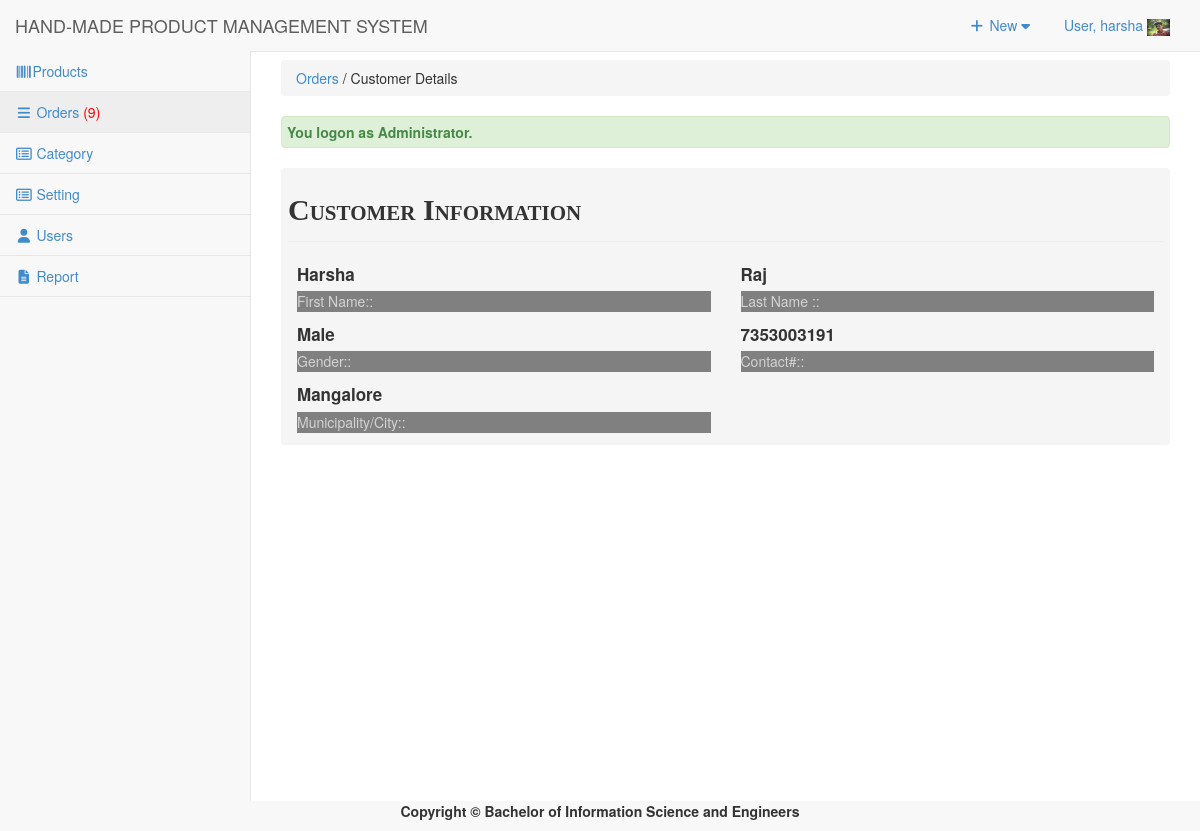
Screenshot of /admin/orders/index.php?view=customerdetails&customerid=12 (signed in) with the database file from the repository.
### tables this page shows
CREATE TABLE `tbluseraccount` (
  `USERID` int(11) NOT NULL,
  `U_NAME` varchar(122) NOT NULL,
  `U_USERNAME` varchar(122) NOT NULL,
  `U_PASS` varchar(122) NOT NULL,
  `U_ROLE` varchar(30) NOT NULL,
  `USERIMAGE` varchar(255) NOT NULL
);

CREATE TABLE `tblcustomer` (
  `CUSTOMERID` int(11) NOT NULL,
  `FNAME` varchar(30) NOT NULL,
  `LNAME` varchar(30) NOT NULL,
  `MNAME` varchar(30) NOT NULL,
  `CUSHOMENUM` varchar(90) NOT NULL,
  `STREETADD` text NOT NULL,
  `BRGYADD` text NOT NULL,
  `CITYADD` text NOT NULL,
  `PROVINCE` varchar(80) NOT NULL,
  `COUNTRY` varchar(30) NOT NULL,
  `DBIRTH` date NOT NULL,
  `GENDER` varchar(10) NOT NULL,
  `PHONE` varchar(20) NOT NULL,
  `EMAILADD` varchar(40) NOT NULL,
  `ZIPCODE` int(6) NOT NULL,
  `CUSUNAME` varchar(20) NOT NULL,
  `CUSPASS` varchar(90) NOT NULL,
  `CUSPHOTO` varchar(255) NOT NULL,
  `TERMS` tinyint(4) NOT NULL,
  `DATEJOIN` date NOT NULL
);

### admin/orders/index.php (called while the page is built, shortened)
<?php
require_once("../../include/initialize.php");
$view = (isset($_GET['view']) && $_GET['view'] != '') ? $_GET['view'] : '';
 $title="Orders";
 $header=$view;
switch ($view) {
	case 'customerdetails' :
	 	$header = "Customer Details";
		break;
}
require_once ("../theme/templates.php");
?>

### include/database.php (called while the page is built, shortened)
<?php
class Database {
	var $sql_string = '';
	private $conn;
	public function open_connection() {
		$this->conn = mysqli_connect(server,user,pass);
		if(!$this->conn){
			echo "Problem in database connection! Contact administrator!";
			exit();
		}else{
			$db_select = mysqli_select_db($this->conn,database_name);
		}
	}
	function setQuery($sql='') {
		$this->sql_string=$sql;
	}
	function executeQuery() {
		$result = mysqli_query($this->conn,$this->sql_string);
		return $result;
	}
	private function confirm_query($result) {
		return $result;
	}
	function loadSingleResult() {
		$cur = $this->executeQuery();
		while ($row = mysqli_fetch_object($cur)) {
		return $data = $row;
		}
	}
	public function num_rows($result_set) {
		return mysqli_num_rows($result_set);
	}
}
$mydb = new Database();
?>

### include/accounts.php (called while the page is built, shortened)
<?php
require_once(LIB_PATH.DS.'database.php');
class User {
	protected static  $tblname = "tbluseraccount";
	function single_user($id=""){
			global $mydb;
			$mydb->setQuery("SELECT * FROM ".self::$tblname."
				Where USERID= '{$id}' LIMIT 1");
			$cur = $mydb->loadSingleResult();
			return $cur;
	}
}
?>

### include/customers.php (called while the page is built, shortened)
<?php
require_once(LIB_PATH.DS.'database.php');
class Customer {
	protected static  $tblname = "tblcustomer";
	function single_customer($id=""){
			global $mydb;
			$mydb->setQuery("SELECT * FROM ".self::$tblname."
				Where CUSTOMERID= {$id} LIMIT 1");
			$cur = $mydb->loadSingleResult();
			return $cur;
	}
}
?>

### admin/orders/customerdetail.php (the view, shortened to what this page needs)
 <?php
  $customer = New customer;
  $res = $customer->single_customer($_GET['customerid']);
  ?>
<div class="col-md-12 Cus-info">
<div class="header">Customer Information</div>
  <div class="row">
    <div class="col-md-12">
        <div class="col-md-6">
            <label><?php echo $res->FNAME; ?></label>
             <p>First Name::</p>
        </div>
        <div class="col-md-6">
               <label><?php echo $res->LNAME; ?> </label>
              <p>Last Name ::</p>
        </div>
    </div>
    <div class="col-md-12">
        <div class="col-md-6">
          <label><?php echo $res->GENDER; ?></label>
            <p>Gender::</p>
        </div>
        <div class="col-md-6">
          <label><?php echo $res->PHONE; ?></label>
           <p>Contact#::</p>
        </div>
    </div>
     <div class="col-md-12">
        <div class="col-md-6">
           <label><?php echo $res->CITYADD; ?></label>
               <p>Municipality/City::</p>
        </div>
    </div>
  </div>
</div>

### admin/theme/templates.php (shortened to what this page needs)
<!DOCTYPE html>
<html lang="en">
<head>
<link href="<?php echo web_root; ?>admin/css/bootstrap.min.css" rel="stylesheet">
<link href="<?php echo web_root; ?>admin/css/metisMenu.min.css" rel="stylesheet">
<link href="<?php echo web_root; ?>admin/css/timeline.css" rel="stylesheet">
<link href="<?php echo web_root; ?>admin/css/sb-admin-2.css" rel="stylesheet">
<link href="<?php echo web_root; ?>admin/font/css/font-awesome.min.css" rel="stylesheet" type="text/css">
<link href="<?php echo web_root; ?>admin/font/font-awesome.min.css" rel="stylesheet" type="text/css">
<link href="<?php echo web_root; ?>admin/css/dataTables.bootstrap.css" rel="stylesheet">
<link href="<?php echo web_root; ?>css/bootstrap-datetimepicker.min.css" rel="stylesheet" media="screen">
<link href="<?php echo web_root; ?>css/datepicker.css" rel="stylesheet" media="screen">
<link href="<?php echo web_root; ?>admin/css/costum.css" rel="stylesheet">
<link href="<?php echo web_root; ?>admin/css/ekko-lightbox.css" rel="stylesheet">
</head>
  <?php
    $query = "SELECT * FROM tblsummary WHERE ORDEREDSTATS = 'Pending'";
    $mydb->setQuery($query);
    $cur = $mydb->executeQuery();
    $rowscount = $mydb->num_rows($cur);
    $res = isset($rowscount)? $rowscount : 0;
    if($res>0){
    $order = '<span style="color:red;">('.$res.')</span>';
    }else{
        $order = '<span> ('.$res.')</span>';
    }
?>
<body>
   <div id="wrapper">
        <nav class="navbar navbar-default navbar-static-top  " role="navigation" style="margin-bottom: 0">
            <div class="navbar-header">
                 <a class="navbar-brand"  href="<?php echo web_root; ?>admin/index.php" >HAND-MADE PRODUCT MANAGEMENT SYSTEM</a>
            </div>
            <ul class="nav navbar-top-links navbar-right">
                 <li class="dropdown">
                    <a class="dropdown-toggle" data-toggle="dropdown" href="#">
                        <i class="fa fa-plus fa-fw"></i> New  <i class="fa fa-caret-down"></i>
                    </a>
                </li>
<?php
 $user = New User();
$singleuser = $user->single_user($_SESSION['USERID']);
?>
                <li class="dropdown">
                    <a class="dropdown-toggle" data-toggle="dropdown" href="#">
                        User, <?php echo $_SESSION['U_NAME']; ?> <img title="profile image" width="23px" height="17px" src="<?php echo web_root.'admin/user/'.$singleuser ->USERIMAGE ?>">
                    </a>
                </li>
            </ul>
            <div class="navbar-default sidebar" role="navigation">
                <div class="sidebar-nav navbar-collapse">
                    <ul class="nav" id="side-menu">
                        <li>
                             <a href="<?php echo web_root; ?>admin/products/index.php"><i class="fa fa-barcode fa-fw"></i>Products </a>
                        </li>
                        <li>
                             <a href="<?php echo web_root; ?>admin/orders/index.php" ><i class="fa fa-reorder fa-fw"></i>  Orders <?php echo $order; ?></a>
                  </li>
                         <li>
                             <a href="<?php echo web_root; ?>admin/category/index.php" ><i class="fa fa-list-alt fa-fw"></i>  Category </a>
                        </li>
                        <?php if ($_SESSION['U_ROLE']=='Administrator') {
                        ?>
                         <li>
                             <a href="<?php echo web_root; ?>admin/settings/index.php" ><i class="fa fa-list-alt fa-fw"></i>  Setting </a>
                        </li>
                          <li>
                            <a href="<?php echo web_root; ?>admin/user/index.php" ><i class="fa fa-user fa-fw"></i> Users </a>
                        </li>
                         <li>
                            <a href="<?php echo web_root; ?>admin/report/index.php" ><i class="fa  fa-file-text fa-fw"></i> Report </a>
                        </li>
                 <?php }  ?>
                    </ul>
                </div>
            </div>
        </nav>
  <div id="page-wrapper">
            <div class="row" >
                <div class="col-lg-12">
                    <?php
                    if ($title<>'Dashboard'){
                       echo   '<p class="breadcrumb" style="margin-top: 8px;">
                        <a href="index.php" title="'. $title.'" >'. $title.'</a>
                        '.(isset($header) ? ' / '. $header : '').'  </p>'  ;
                    } ?>
                  <?php require_once $content; ?>
                </div>
            </div>
        </div>
    </div>
</body>
      <footer><p  style="text-align: center;font-weight: bold;">Copyright &copy; Bachelor of Information Science and Engineers</p></footer>
</html>

### admin/css/sb-admin-2.css (style rules this page uses)
body { background-color: #f8f8f8; }
#wrapper { width: 100%; }
#page-wrapper { padding: 0 15px; min-height: 568px; background-color: #fff; }
@media (min-width:768px) { #page-wrapper { position: inherit; margin: 0 0 0 250px; padding: 0 30px; border-left: 1px solid #e7e7e7; } }
.navbar-top-links { margin-right: 0; }
.navbar-top-links li { display: inline-block; }
.navbar-top-links li:last-child { margin-right: 15px; }
.navbar-top-links li a { padding: 15px; min-height: 50px; }
.sidebar .sidebar-nav.navbar-collapse { padding-right: 0; padding-left: 0; }
.sidebar ul li { border-bottom: 1px solid #e7e7e7; }
.sidebar ul li a.active { background-color: #eee; }
@media (min-width:768px) { .sidebar { z-index: 1; position: absolute; width: 250px; margin-top: 51px; } }

### admin/orders/customerdetail.php (style rules this page uses)
.Cus-info { max-width: 100%; margin-bottom: 20px; background-color: #f5f5f5; border: 1px solid transparent; border-radius: 4px; -webkit-box-shadow: 0 1px 1px rgba(0, 0, 0, 0.05); box-shadow: 0 1px 1px rgba(0, 0, 0, 0.05); }
.Cus-info .header { padding-bottom: 9px; margin: 20px 6px 20px; border-bottom: 1px solid #eeeeee; font-size: 30px; font-weight: bold; font-variant: small-caps; font-family: arial black; }
.Cus-info p { border-bottom: solid 1px gray; width:100%; font-style: bold 1px; color: lightgray ; background-color: gray; }
.Cus-info label { font-size: 17px; font-weight: bold; }
@media (min-width: 768px) { .Cus-info { position: inherit; padding: 0; margin: 0; vertical-align: center; } }

### rows the page displays
tbluseraccount: USERIMAGE (picture)
tblcustomer: FNAME "Harsha", LNAME "Raj", GENDER "Male", PHONE "7353003191", CITYADD "Mangalore"

### other values shown
$_SESSION['U_NAME'] "harsha"
$res "9"
$title "Orders"
$header "Customer Details"
$_SESSION['message'] "You logon as Administrator."
